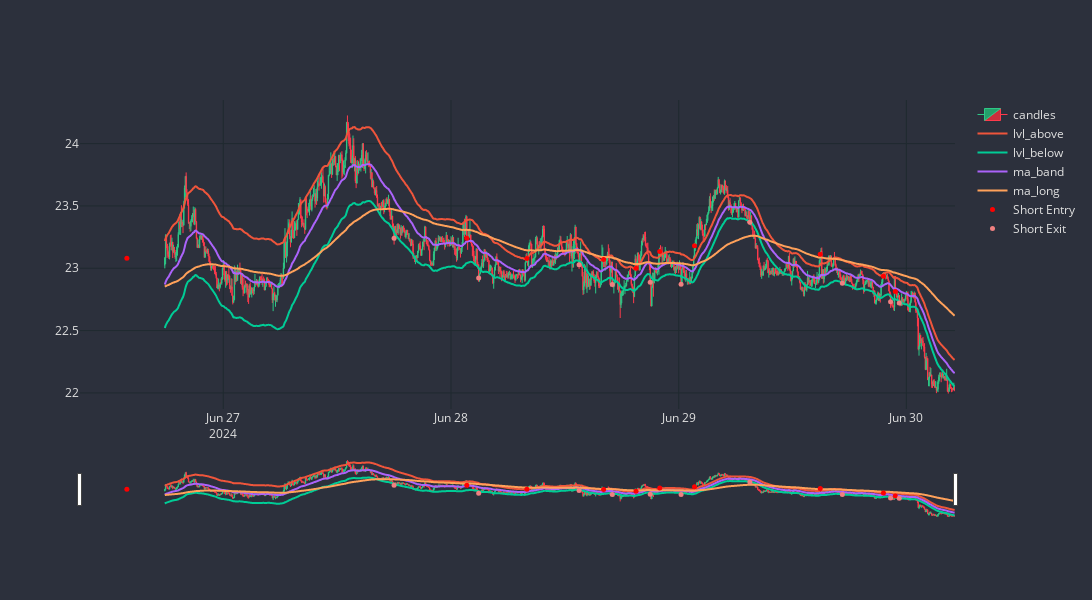

The cell this chart's notebook holds for it:
### Code cell
strat.plot(-20000)

### Figure 1 — Plotly figure (JSON) as saved in the notebook; plotly's stock layout.template omitted (floating-point values rounded to 4 significant figures; data arrays with more than 128 entries replaced by an {"elided": "..."} marker saying what was removed)
{"data": [{"close": {"elided": "1000 float values"}, "decreasing": {"fillcolor": "#CC2E3C", "line": {"color": "#FF3A4C"}}, "high": {"elided": "1000 float values"}, "increasing": {"fillcolor": "#24A06B", "line": {"color": "#2EC886"}}, "line": {"width": 1}, "low": {"elided": "1000 float values"}, "name": "candles", "opacity": 1, "open": {"elided": "1000 float values"}, "type": "candlestick", "x": {"elided": "1000 str values"}}, {"line": {"shape": "spline", "width": 2}, "name": "lvl_above", "type": "scatter", "x": {"elided": "1000 str values"}, "y": {"elided": "1000 float values"}}, {"line": {"shape": "spline", "width": 2}, "name": "lvl_below", "type": "scatter", "x": {"elided": "1000 str values"}, "y": {"elided": "1000 float values"}}, {"line": {"shape": "spline", "width": 2}, "name": "ma_band", "type": "scatter", "x": {"elided": "1000 str values"}, "y": {"elided": "1000 float values"}}, {"line": {"shape": "spline", "width": 2}, "name": "ma_long", "type": "scatter", "x": {"elided": "1000 str values"}, "y": {"elided": "1000 float values"}}, {"marker": {"color": "green", "size": 5}, "mode": "markers", "name": "Long Entry", "type": "scatter", "x": [], "y": []}, {"marker": {"color": "lightgreen", "size": 5}, "mode": "markers", "name": "Long Exit", "type": "scatter", "x": [], "y": []}, {"marker": {"color": "red", "size": 5}, "mode": "markers", "name": "Short Entry", "type": "scatter", "x": ["2024-06-26T13:50:00", "2024-06-28T01:40:00", "2024-06-28T08:00:00", "2024-06-28T16:05:00", "2024-06-28T19:30:00", "2024-06-28T22:00:00", "2024-06-29T01:40:00", "2024-06-29T14:55:00", "2024-06-29T21:35:00", "2024-06-29T22:50:00"], "y": [23.08, 23.24, 23.08, 23.07, 23.0, 23.13, 23.18, 23.11, 22.94, 22.81]}, {"marker": {"color": "lightcoral", "size": 5}, "mode": "markers", "name": "Short Exit", "type": "scatter", "x": ["2024-06-27T18:00:00", "2024-06-28T02:55:00", "2024-06-28T13:30:00", "2024-06-28T17:00:00", "2024-06-28T21:00:00", "2024-06-29T00:15:00", "2024-06-29T07:30:00", "2024-06-29T17:15:00", "2024-06-29T22:20:00", "2024-06-29T23:15:00"], "y": [23.24, 22.92, 23.03, 22.87, 22.89, 22.87, 23.37, 22.88, 22.73, 22.72]}], "layout": {"font": {"color": "#E1E1E1", "size": 12}, "height": 600, "paper_bgcolor": "#2C303C", "plot_bgcolor": "#2C303C", "width": 1200, "xaxis": {"gridcolor": "#1F292F", "nticks": 5, "rangeslider": {"visible": true}, "type": "date"}, "yaxis": {"gridcolor": "#1F292F"}}}
